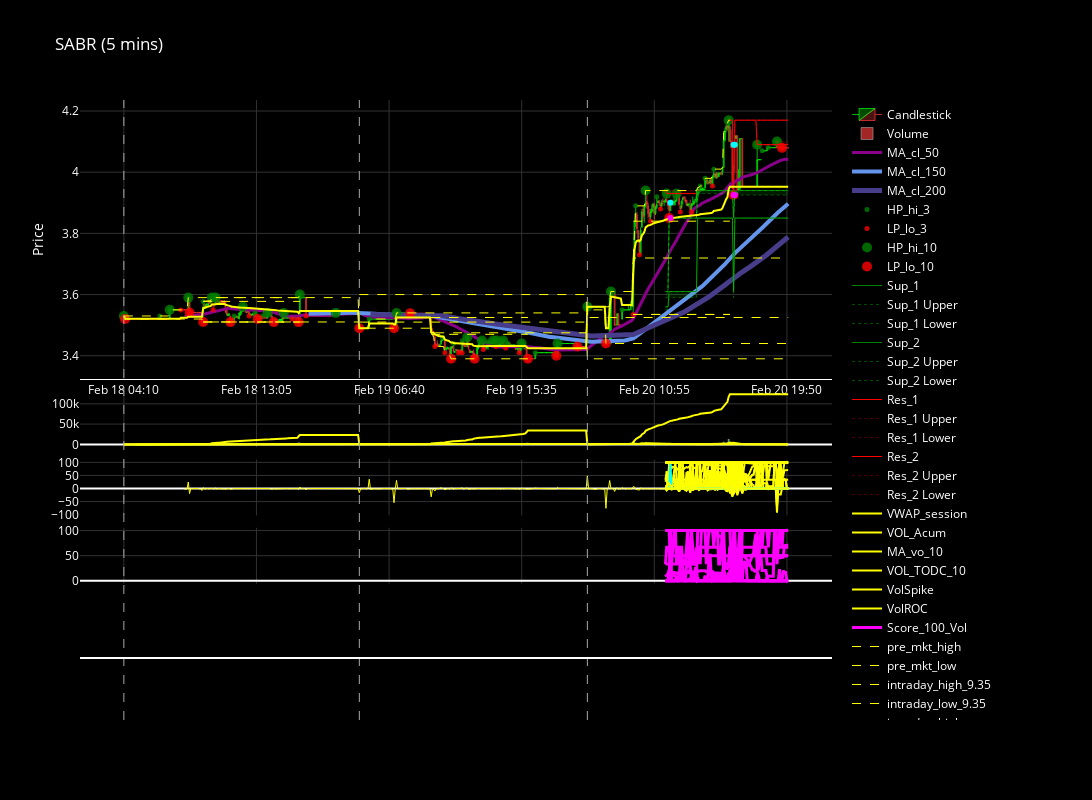

The code cell stored with this chart in its notebook:
### Markdown cell above
## 5. Intraday

### Code cell
sx.RUN_INTRADAY(updateEverySeconds=60, myTradingTimes=[('9:35', '15:00')], maxTrades=5, displayCharts=True, logTrades=True)

### Figure 1 — Plotly figure (JSON) as saved in the notebook; plotly's stock layout.template omitted (floating-point values rounded to 4 significant figures; data arrays with more than 128 entries replaced by an {"elided": "..."} marker saying what was removed)
{"data": [{"close": {"elided": "537 float values"}, "decreasing": {"fillcolor": "rgba(255, 59, 59, 0.3)", "line": {"color": "rgba(255, 59, 59, 0.7)", "width": 1}}, "high": {"elided": "537 float values"}, "increasing": {"fillcolor": "rgba(0, 255, 0, 0.3)", "line": {"color": "rgba(0, 255, 0, 0.7)", "width": 1}}, "low": {"elided": "537 float values"}, "name": "Candlestick", "open": {"elided": "537 float values"}, "type": "candlestick", "x": {"elided": "537 str values"}, "xaxis": "x", "yaxis": "y"}, {"marker": {"color": {"elided": "537 str values"}}, "name": "Volume", "opacity": 0.8, "type": "bar", "x": {"elided": "537 str values"}, "xaxis": "x2", "y": {"elided": "537 int values"}, "yaxis": "y2"}, {"line": {"color": "darkmagenta", "dash": "solid", "width": 3}, "name": "MA_cl_50", "type": "scatter", "x": {"elided": "537 str values"}, "xaxis": "x", "y": {"elided": "537 float values"}, "yaxis": "y"}, {"line": {"color": "cornflowerblue", "dash": "solid", "width": 4}, "name": "MA_cl_150", "type": "scatter", "x": {"elided": "537 str values"}, "xaxis": "x", "y": {"elided": "537 float values"}, "yaxis": "y"}, {"line": {"color": "darkslateblue", "dash": "solid", "width": 5}, "name": "MA_cl_200", "type": "scatter", "x": {"elided": "537 str values"}, "xaxis": "x", "y": {"elided": "537 float values"}, "yaxis": "y"}, {"marker": {"color": "green", "opacity": 0.8, "size": 5}, "mode": "markers", "name": "HP_hi_3", "text": "", "type": "scatter", "x": {"elided": "537 str values"}, "xaxis": "x", "y": {"elided": "537 float values"}, "yaxis": "y"}, {"marker": {"color": "red", "opacity": 0.8, "size": 5}, "mode": "markers", "name": "LP_lo_3", "text": "", "type": "scatter", "x": {"elided": "537 str values"}, "xaxis": "x", "y": {"elided": "537 float values"}, "yaxis": "y"}, {"marker": {"color": "green", "opacity": 0.8, "size": 10}, "mode": "markers", "name": "HP_hi_10", "text": "", "type": "scatter", "x": {"elided": "537 str values"}, "xaxis": "x", "y": {"elided": "537 float values"}, "yaxis": "y"}, {"marker": {"color": "red", "opacity": 0.8, "size": 10}, "mode": "markers", "name": "LP_lo_10", "text": "", "type": "scatter", "x": {"elided": "537 str values"}, "xaxis": "x", "y": {"elided": "537 float values"}, "yaxis": "y"}, {"fill": "toself", "fillcolor": "rgba(0, 255, 0, 0.1)", "hoverinfo": "skip", "line": {"color": "rgba(0, 0, 0, 0)"}, "name": "Sup_1 Zone Segment", "showlegend": false, "type": "scatter", "x": {"elided": "200 str values"}, "xaxis": "x", "y": {"elided": "200 float values"}, "yaxis": "y"}, {"line": {"color": "green", "dash": "solid", "width": 1}, "name": "Sup_1", "type": "scatter", "x": {"elided": "537 str values"}, "xaxis": "x", "y": {"elided": "537 float values"}, "yaxis": "y"}, {"line": {"color": "rgba(0, 255, 0, 0.3)", "dash": "dot", "width": 1}, "name": "Sup_1 Upper", "type": "scatter", "x": {"elided": "537 str values"}, "xaxis": "x", "y": {"elided": "537 float values"}, "yaxis": "y"}, {"line": {"color": "rgba(0, 255, 0, 0.3)", "dash": "dot", "width": 1}, "name": "Sup_1 Lower", "type": "scatter", "x": {"elided": "537 str values"}, "xaxis": "x", "y": {"elided": "537 float values"}, "yaxis": "y"}, {"fill": "toself", "fillcolor": "rgba(0, 255, 0, 0.1)", "hoverinfo": "skip", "line": {"color": "rgba(0, 0, 0, 0)"}, "name": "Sup_2 Zone Segment", "showlegend": false, "type": "scatter", "x": {"elided": "200 str values"}, "xaxis": "x", "y": {"elided": "200 float values"}, "yaxis": "y"}, {"line": {"color": "green", "dash": "solid", "width": 1}, "name": "Sup_2", "type": "scatter", "x": {"elided": "537 str values"}, "xaxis": "x", "y": {"elided": "537 float values"}, "yaxis": "y"}, {"line": {"color": "rgba(0, 255, 0, 0.3)", "dash": "dot", "width": 1}, "name": "Sup_2 Upper", "type": "scatter", "x": {"elided": "537 str values"}, "xaxis": "x", "y": {"elided": "537 float values"}, "yaxis": "y"}, {"line": {"color": "rgba(0, 255, 0, 0.3)", "dash": "dot", "width": 1}, "name": "Sup_2 Lower", "type": "scatter", "x": {"elided": "537 str values"}, "xaxis": "x", "y": {"elided": "537 float values"}, "yaxis": "y"}, {"fill": "toself", "fillcolor": "rgba(255, 0, 0, 0.1)", "hoverinfo": "skip", "line": {"color": "rgba(0, 0, 0, 0)"}, "name": "Res_1 Zone Segment", "showlegend": false, "type": "scatter", "x": ["2025-02-20T11:40:00", "2025-02-20T11:45:00", "2025-02-20T11:50:00", "2025-02-20T11:55:00", "2025-02-20T12:00:00", "2025-02-20T12:05:00", "2025-02-20T12:10:00", "2025-02-20T12:15:00", "2025-02-20T12:20:00", "2025-02-20T12:25:00", "2025-02-20T12:30:00", "2025-02-20T12:35:00", "2025-02-20T12:40:00", "2025-02-20T12:45:00", "2025-02-20T12:50:00", "2025-02-20T12:55:00", "2025-02-20T13:00:00", "2025-02-20T13:05:00", "2025-02-20T13:10:00", "2025-02-20T13:15:00", "2025-02-20T13:20:00", "2025-02-20T13:25:00", "2025-02-20T13:30:00", "2025-02-20T13:35:00", "2025-02-20T13:40:00", "2025-02-20T13:45:00", "2025-02-20T13:45:00", "2025-02-20T13:40:00", "2025-02-20T13:35:00", "2025-02-20T13:30:00", "2025-02-20T13:25:00", "2025-02-20T13:20:00", "2025-02-20T13:15:00", "2025-02-20T13:10:00", "2025-02-20T13:05:00", "2025-02-20T13:00:00", "2025-02-20T12:55:00", "2025-02-20T12:50:00", "2025-02-20T12:45:00", "2025-02-20T12:40:00", "2025-02-20T12:35:00", "2025-02-20T12:30:00", "2025-02-20T12:25:00", "2025-02-20T12:20:00", "2025-02-20T12:15:00", "2025-02-20T12:10:00", "2025-02-20T12:05:00", "2025-02-20T12:00:00", "2025-02-20T11:55:00", "2025-02-20T11:50:00", "2025-02-20T11:45:00", "2025-02-20T11:40:00"], "xaxis": "x", "y": [3.94, 3.94, 3.94, 3.94, 3.94, 3.94, 3.94, 3.94, 3.94, 3.94, 3.94, 3.94, 3.94, 3.94, 3.94, 3.94, 3.94, 3.94, 3.94, 3.94, 3.94, 3.94, 3.94, 3.94, 3.94, 3.94, 3.93, 3.93, 3.93, 3.93, 3.93, 3.93, 3.93, 3.93, 3.93, 3.93, 3.93, 3.93, 3.93, 3.93, 3.93, 3.93, 3.93, 3.93, 3.93, 3.93, 3.93, 3.93, 3.93, 3.93, 3.93, 3.94], "yaxis": "y"}, {"fill": "toself", "fillcolor": "rgba(255, 0, 0, 0.1)", "hoverinfo": "skip", "line": {"color": "rgba(0, 0, 0, 0)"}, "name": "Res_1 Zone Segment", "showlegend": false, "type": "scatter", "x": ["2025-02-20T15:55:00", "2025-02-20T16:00:00", "2025-02-20T16:05:00", "2025-02-20T16:10:00", "2025-02-20T16:15:00", "2025-02-20T16:20:00", "2025-02-20T16:25:00", "2025-02-20T16:30:00", "2025-02-20T16:35:00", "2025-02-20T16:40:00", "2025-02-20T16:45:00", "2025-02-20T16:50:00", "2025-02-20T16:55:00", "2025-02-20T17:00:00", "2025-02-20T17:05:00", "2025-02-20T17:10:00", "2025-02-20T17:15:00", "2025-02-20T17:20:00", "2025-02-20T17:25:00", "2025-02-20T17:30:00", "2025-02-20T17:35:00", "2025-02-20T17:40:00", "2025-02-20T17:45:00", "2025-02-20T17:50:00", "2025-02-20T17:55:00", "2025-02-20T18:00:00", "2025-02-20T18:05:00", "2025-02-20T18:10:00", "2025-02-20T18:15:00", "2025-02-20T18:20:00", "2025-02-20T18:25:00", "2025-02-20T18:30:00", "2025-02-20T18:35:00", "2025-02-20T18:40:00", "2025-02-20T18:45:00", "2025-02-20T18:50:00", "2025-02-20T18:55:00", "2025-02-20T19:00:00", "2025-02-20T19:05:00", "2025-02-20T19:10:00", "2025-02-20T19:15:00", "2025-02-20T19:20:00", "2025-02-20T19:25:00", "2025-02-20T19:30:00", "2025-02-20T19:35:00", "2025-02-20T19:40:00", "2025-02-20T19:45:00", "2025-02-20T19:50:00", "2025-02-20T19:55:00", "2025-02-20T19:55:00", "2025-02-20T19:50:00", "2025-02-20T19:45:00", "2025-02-20T19:40:00", "2025-02-20T19:35:00", "2025-02-20T19:30:00", "2025-02-20T19:25:00", "2025-02-20T19:20:00", "2025-02-20T19:15:00", "2025-02-20T19:10:00", "2025-02-20T19:05:00", "2025-02-20T19:00:00", "2025-02-20T18:55:00", "2025-02-20T18:50:00", "2025-02-20T18:45:00", "2025-02-20T18:40:00", "2025-02-20T18:35:00", "2025-02-20T18:30:00", "2025-02-20T18:25:00", "2025-02-20T18:20:00", "2025-02-20T18:15:00", "2025-02-20T18:10:00", "2025-02-20T18:05:00", "2025-02-20T18:00:00", "2025-02-20T17:55:00", "2025-02-20T17:50:00", "2025-02-20T17:45:00", "2025-02-20T17:40:00", "2025-02-20T17:35:00", "2025-02-20T17:30:00", "2025-02-20T17:25:00", "2025-02-20T17:20:00", "2025-02-20T17:15:00", "2025-02-20T17:10:00", "2025-02-20T17:05:00", "2025-02-20T17:00:00", "2025-02-20T16:55:00", "2025-02-20T16:50:00", "2025-02-20T16:45:00", "2025-02-20T16:40:00", "2025-02-20T16:35:00", "2025-02-20T16:30:00", "2025-02-20T16:25:00", "2025-02-20T16:20:00", "2025-02-20T16:15:00", "2025-02-20T16:10:00", "2025-02-20T16:05:00", "2025-02-20T16:00:00", "2025-02-20T15:55:00"], "xaxis": "x", "y": [4.17, 4.17, 4.17, 4.17, 3.94, 4.17, 4.17, 4.17, 4.17, 4.17, 4.17, 4.17, 4.17, 4.17, 4.17, 4.17, 4.17, 4.17, 4.17, 4.17, 4.17, 4.17, 4.17, 4.09, 4.09, 4.09, 4.09, 4.09, 4.09, 4.09, 4.09, 4.09, 4.09, 4.09, 4.09, 4.09, 4.09, 4.09, 4.09, 4.1, 4.1, 4.1, 4.1, 4.1, 4.1, 4.1, 4.1, 4.1, 4.1, 4.09, 4.09, 4.09, 4.09, 4.09, 4.09, 4.09, 4.09, 4.09, 4.09, 4.09, 4.09, 4.09, 4.09, 4.09, 4.09, 4.09, 4.09, 4.09, 4.09, 4.09, 4.09, 4.09, 4.09, 4.09, 4.09, 4.17, 4.17, 4.17, 4.17, 4.17, 4.17, 4.17, 4.17, 4.17, 4.17, 4.17, 4.17, 4.17, 4.17, 4.17, 4.17, 4.17, 4.17, 3.93, 4.17, 4.17, 4.17, 4.17], "yaxis": "y"}, {"line": {"color": "red", "dash": "solid", "width": 1}, "name": "Res_1", "type": "scatter", "x": {"elided": "537 str values"}, "xaxis": "x", "y": {"elided": "537 float values"}, "yaxis": "y"}, {"line": {"color": "rgba(255, 0, 0, 0.3)", "dash": "dot", "width": 1}, "name": "Res_1 Upper", "type": "scatter", "x": {"elided": "537 str values"}, "xaxis": "x", "y": {"elided": "537 float values"}, "yaxis": "y"}, {"line": {"color": "rgba(255, 0, 0, 0.3)", "dash": "dot", "width": 1}, "name": "Res_1 Lower", "type": "scatter", "x": {"elided": "537 str values"}, "xaxis": "x", "y": {"elided": "537 float values"}, "yaxis": "y"}, {"fill": "toself", "fillcolor": "rgba(255, 0, 0, 0.1)", "hoverinfo": "skip", "line": {"color": "rgba(0, 0, 0, 0)"}, "name": "Res_2 Zone Segment", "showlegend": false, "type": "scatter", "x": ["2025-02-20T16:15:00", "2025-02-20T16:15:00"], "xaxis": "x", "y": [4.17, 4.17], "yaxis": "y"}, {"fill": "toself", "fillcolor": "rgba(255, 0, 0, 0.1)", "hoverinfo": "skip", "line": {"color": "rgba(0, 0, 0, 0)"}, "name": "Res_2 Zone Segment", "showlegend": false, "type": "scatter", "x": ["2025-02-20T17:50:00", "2025-02-20T17:55:00", "2025-02-20T18:00:00", "2025-02-20T18:05:00", "2025-02-20T18:10:00", "2025-02-20T18:15:00", "2025-02-20T18:20:00", "2025-02-20T18:25:00", "2025-02-20T18:30:00", "2025-02-20T18:35:00", "2025-02-20T18:40:00", "2025-02-20T18:45:00", "2025-02-20T18:50:00", "2025-02-20T18:55:00", "2025-02-20T19:00:00", "2025-02-20T19:05:00", "2025-02-20T19:10:00", "2025-02-20T19:15:00", "2025-02-20T19:20:00", "2025-02-20T19:25:00", "2025-02-20T19:30:00", "2025-02-20T19:35:00", "2025-02-20T19:40:00", "2025-02-20T19:45:00", "2025-02-20T19:50:00", "2025-02-20T19:55:00", "2025-02-20T19:55:00", "2025-02-20T19:50:00", "2025-02-20T19:45:00", "2025-02-20T19:40:00", "2025-02-20T19:35:00", "2025-02-20T19:30:00", "2025-02-20T19:25:00", "2025-02-20T19:20:00", "2025-02-20T19:15:00", "2025-02-20T19:10:00", "2025-02-20T19:05:00", "2025-02-20T19:00:00", "2025-02-20T18:55:00", "2025-02-20T18:50:00", "2025-02-20T18:45:00", "2025-02-20T18:40:00", "2025-02-20T18:35:00", "2025-02-20T18:30:00", "2025-02-20T18:25:00", "2025-02-20T18:20:00", "2025-02-20T18:15:00", "2025-02-20T18:10:00", "2025-02-20T18:05:00", "2025-02-20T18:00:00", "2025-02-20T17:55:00", "2025-02-20T17:50:00"], "xaxis": "x", "y": [4.17, 4.17, 4.17, 4.17, 4.17, 4.17, 4.17, 4.17, 4.17, 4.17, 4.17, 4.17, 4.17, 4.17, 4.17, 4.17, 4.17, 4.17, 4.17, 4.17, 4.17, 4.17, 4.17, 4.17, 4.17, 4.17, 4.17, 4.17, 4.17, 4.17, 4.17, 4.17, 4.17, 4.17, 4.17, 4.17, 4.17, 4.17, 4.17, 4.17, 4.17, 4.17, 4.17, 4.17, 4.17, 4.17, 4.17, 4.17, 4.17, 4.17, 4.17, 4.17], "yaxis": "y"}, {"line": {"color": "red", "dash": "solid", "width": 1}, "name": "Res_2", "type": "scatter", "x": {"elided": "537 str values"}, "xaxis": "x", "y": {"elided": "537 float values"}, "yaxis": "y"}, {"line": {"color": "rgba(255, 0, 0, 0.3)", "dash": "dot", "width": 1}, "name": "Res_2 Upper", "type": "scatter", "x": {"elided": "537 str values"}, "xaxis": "x", "y": {"elided": "537 float values"}, "yaxis": "y"}, {"line": {"color": "rgba(255, 0, 0, 0.3)", "dash": "dot", "width": 1}, "name": "Res_2 Lower", "type": "scatter", "x": {"elided": "537 str values"}, "xaxis": "x", "y": {"elided": "537 float values"}, "yaxis": "y"}, {"line": {"color": "yellow", "dash": "solid", "width": 2}, "name": "VWAP_session", "type": "scatter", "x": {"elided": "537 str values"}, "xaxis": "x", "y": {"elided": "537 float values"}, "yaxis": "y"}, {"line": {"color": "yellow", "dash": "solid", "width": 2}, "name": "VOL_Acum", "type": "scatter", "x": {"elided": "537 str values"}, "xaxis": "x2", "y": {"elided": "537 int values"}, "yaxis": "y2"}, {"line": {"color": "yellow", "dash": "solid", "width": 2}, "name": "MA_vo_10", "type": "scatter", "x": {"elided": "537 str values"}, "xaxis": "x2", "y": {"elided": "537 float values"}, "yaxis": "y2"}, {"line": {"color": "yellow", "dash": "solid", "width": 2}, "name": "VOL_TODC_10", "type": "scatter", "x": {"elided": "537 str values"}, "xaxis": "x2", "y": {"elided": "537 float values"}, "yaxis": "y2"}, {"line": {"color": "yellow", "dash": "solid", "width": 2}, "name": "VolSpike", "type": "scatter", "x": {"elided": "537 str values"}, "xaxis": "x3", "y": {"elided": "537 float values"}, "yaxis": "y3"}, {"line": {"color": "yellow", "dash": "solid", "width": 2}, "name": "VolROC", "type": "scatter", "x": {"elided": "537 str values"}, "xaxis": "x3", "y": {"elided": "537 float values"}, "yaxis": "y3"}, {"line": {"color": "magenta", "dash": "solid", "width": 3}, "name": "Score_100_Vol", "type": "scatter", "x": {"elided": "537 str values"}, "xaxis": "x4", "y": {"elided": "537 int values"}, "yaxis": "y4"}, {"line": {"color": "yellow", "dash": "dash", "width": 1}, "name": "pre_mkt_high", "type": "scatter", "x": {"elided": "537 str values"}, "xaxis": "x", "y": {"elided": "537 float values"}, "yaxis": "y"}, {"line": {"color": "yellow", "dash": "dash", "width": 1}, "name": "pre_mkt_low", "type": "scatter", "x": {"elided": "537 str values"}, "xaxis": "x", "y": {"elided": "537 float values"}, "yaxis": "y"}, {"line": {"color": "yellow", "dash": "dash", "width": 1}, "name": "intraday_high_9.35", "type": "scatter", "x": {"elided": "537 str values"}, "xaxis": "x", "y": {"elided": "537 float values"}, "yaxis": "y"}, {"line": {"color": "yellow", "dash": "dash", "width": 1}, "name": "intraday_low_9.35", "type": "scatter", "x": {"elided": "537 str values"}, "xaxis": "x", "y": {"elided": "537 float values"}, "yaxis": "y"}, {"line": {"color": "yellow", "dash": "dash", "width": 1}, "name": "intraday_high", "type": "scatter", "x": {"elided": "537 str values"}, "xaxis": "x", "y": {"elided": "537 float values"}, "yaxis": "y"}, {"line": {"color": "yellow", "dash": "dash", "width": 1}, "name": "intraday_low", "type": "scatter", "x": {"elided": "537 str values"}, "xaxis": "x", "y": {"elided": "537 float values"}, "yaxis": "y"}, {"line": {"color": "yellow", "dash": "dash", "width": 1}, "name": "prev_day_high", "type": "scatter", "x": {"elided": "537 str values"}, "xaxis": "x", "y": {"elided": "537 float values"}, "yaxis": "y"}, {"line": {"color": "yellow", "dash": "dash", "width": 1}, "name": "prev_day_low", "type": "scatter", "x": {"elided": "537 str values"}, "xaxis": "x", "y": {"elided": "537 float values"}, "yaxis": "y"}, {"line": {"color": "yellow", "dash": "solid", "width": 2}, "name": "VAL_L_idx_t>t_09:34", "type": "scatter", "x": {"elided": "537 str values"}, "xaxis": "x3", "y": {"elided": "537 int values"}, "yaxis": "y3"}, {"line": {"color": "yellow", "dash": "solid", "width": 2}, "name": "VAL_L_idx_t<t_12:00", "type": "scatter", "x": {"elided": "537 str values"}, "xaxis": "x3", "y": {"elided": "537 int values"}, "yaxis": "y3"}, {"line": {"color": "magenta", "dash": "solid", "width": 3}, "name": "Score_LONG_Time", "type": "scatter", "x": {"elided": "537 str values"}, "xaxis": "x4", "y": {"elided": "537 int values"}, "yaxis": "y4"}, {"line": {"color": "yellow", "dash": "solid", "width": 2}, "name": "VAL_L_close_>_pre_mkt_high", "type": "scatter", "x": {"elided": "537 str values"}, "xaxis": "x3", "y": {"elided": "537 int values"}, "yaxis": "y3"}, {"line": {"color": "yellow", "dash": "solid", "width": 2}, "name": "VAL_L_close_>_intraday_high_9.35", "type": "scatter", "x": {"elided": "537 str values"}, "xaxis": "x3", "y": {"elided": "537 int values"}, "yaxis": "y3"}, {"line": {"color": "magenta", "dash": "solid", "width": 3}, "name": "Score_LONG_ValBreaks", "type": "scatter", "x": {"elided": "537 str values"}, "xaxis": "x4", "y": {"elided": "537 int values"}, "yaxis": "y4"}, {"line": {"color": "yellow", "dash": "solid", "width": 2}, "name": "Touch_down_Sup_1_Upper", "type": "scatter", "x": {"elided": "537 str values"}, "xaxis": "x3", "y": {"elided": "537 float values"}, "yaxis": "y3"}, {"line": {"color": "yellow", "dash": "solid", "width": 2}, "name": "Touch_down_1 hour_Sup_1_Upper", "type": "scatter", "x": {"elided": "537 str values"}, "xaxis": "x3", "y": {"elided": "537 float values"}, "yaxis": "y3"}, {"line": {"color": "yellow", "dash": "solid", "width": 2}, "name": "Touch_down_1 day_Sup_1_Upper", "type": "scatter", "x": {"elided": "537 str values"}, "xaxis": "x3", "y": {"elided": "537 float values"}, "yaxis": "y3"}, {"line": {"color": "yellow", "dash": "solid", "width": 2}, "name": "Touch_down_prev_day_low", "type": "scatter", "x": {"elided": "537 str values"}, "xaxis": "x3", "y": {"elided": "537 float values"}, "yaxis": "y3"}, {"line": {"color": "yellow", "dash": "solid", "width": 2}, "name": "Touch_down_prev_day_high", "type": "scatter", "x": {"elided": "537 str values"}, "xaxis": "x3", "y": {"elided": "537 float values"}, "yaxis": "y3"}, {"line": {"color": "magenta", "dash": "solid", "width": 3}, "name": "Score_LONG_Touch", "type": "scatter", "x": {"elided": "537 str values"}, "xaxis": "x4", "y": {"elided": "537 float values"}, "yaxis": "y4"}, {"line": {"color": "yellow", "dash": "solid", "width": 2}, "name": "VAL_L_close_v_intraday_low", "type": "scatter", "x": {"elided": "537 str values"}, "xaxis": "x3", "y": {"elided": "537 int values"}, "yaxis": "y3"}, {"line": {"color": "yellow", "dash": "solid", "width": 2}, "name": "VAL_L_close_v_pre_mkt_low", "type": "scatter", "x": {"elided": "537 str values"}, "xaxis": "x3", "y": {"elided": "537 int values"}, "yaxis": "y3"}, {"line": {"color": "yellow", "dash": "solid", "width": 2}, "name": "VAL_L_close_v_prev_day_low", "type": "scatter", "x": {"elided": "537 str values"}, "xaxis": "x3", "y": {"elided": "537 int values"}, "yaxis": "y3"}, {"line": {"color": "yellow", "dash": "solid", "width": 2}, "name": "VAL_L_close_v_intraday_low_9.35", "type": "scatter", "x": {"elided": "537 str values"}, "xaxis": "x3", "y": {"elided": "537 int values"}, "yaxis": "y3"}, {"line": {"color": "magenta", "dash": "solid", "width": 3}, "name": "Score_LONG_ResetIfBreaks", "type": "scatter", "x": {"elided": "537 str values"}, "xaxis": "x4", "y": {"elided": "537 int values"}, "yaxis": "y4"}, {"line": {"color": "yellow", "dash": "solid", "width": 2}, "name": "L_PB_PctHLLH", "type": "scatter", "x": {"elided": "537 str values"}, "xaxis": "x3", "y": {"elided": "537 float values"}, "yaxis": "y3"}, {"line": {"color": "yellow", "dash": "solid", "width": 2}, "name": "L_PB_ASC", "type": "scatter", "x": {"elided": "537 str values"}, "xaxis": "x3", "y": {"elided": "537 float values"}, "yaxis": "y3"}, {"line": {"color": "yellow", "dash": "solid", "width": 2}, "name": "L_PB_CoC_OpBars", "type": "scatter", "x": {"elided": "537 str values"}, "xaxis": "x3", "y": {"elided": "537 float values"}, "yaxis": "y3"}, {"line": {"color": "yellow", "dash": "solid", "width": 2}, "name": "L_PB_Olap", "type": "scatter", "x": {"elided": "537 str values"}, "xaxis": "x3", "y": {"elided": "537 float values"}, "yaxis": "y3"}, {"line": {"color": "magenta", "dash": "solid", "width": 3}, "name": "Score_LONG_PB", "type": "scatter", "x": {"elided": "537 str values"}, "xaxis": "x4", "y": {"elided": "537 float values"}, "yaxis": "y4"}, {"line": {"color": "yellow", "dash": "solid", "width": 2}, "name": "Retest_down_HP_hi_3", "type": "scatter", "x": {"elided": "537 str values"}, "xaxis": "x3", "y": {"elided": "537 float values"}, "yaxis": "y3"}, {"line": {"color": "yellow", "dash": "solid", "width": 2}, "name": "Retest_down_LP_lo_3", "type": "scatter", "x": {"elided": "537 str values"}, "xaxis": "x3", "y": {"elided": "537 float values"}, "yaxis": "y3"}, {"line": {"color": "yellow", "dash": "solid", "width": 2}, "name": "Retest_down_low", "type": "scatter", "x": {"elided": "537 str values"}, "xaxis": "x3", "y": {"elided": "537 float values"}, "yaxis": "y3"}, {"line": {"color": "magenta", "dash": "solid", "width": 3}, "name": "Score_LONG_Retest", "type": "scatter", "x": {"elided": "537 str values"}, "xaxis": "x4", "y": {"elided": "537 float values"}, "yaxis": "y4"}, {"line": {"color": "yellow", "dash": "solid", "width": 2}, "name": "BarSW", "type": "scatter", "x": {"elided": "537 str values"}, "xaxis": "x3", "y": {"elided": "537 float values"}, "yaxis": "y3"}, {"line": {"color": "yellow", "dash": "solid", "width": 2}, "name": "MA_Ba_4", "type": "scatter", "x": {"elided": "537 str values"}, "xaxis": "x3", "y": {"elided": "537 float values"}, "yaxis": "y3"}, {"line": {"color": "yellow", "dash": "solid", "width": 2}, "name": "PctDiff_BarSW", "type": "scatter", "x": {"elided": "537 str values"}, "xaxis": "x3", "y": {"elided": "537 float values"}, "yaxis": "y3"}, {"line": {"color": "magenta", "dash": "solid", "width": 3}, "name": "Score_LONG_BSW", "type": "scatter", "x": {"elided": "537 str values"}, "xaxis": "x4", "y": {"elided": "537 float values"}, "yaxis": "y4"}, {"line": {"color": "cyan", "dash": "solid", "width": 5}, "mode": "lines+markers", "name": "L_BuySetup_Entry", "type": "scatter", "x": {"elided": "537 str values"}, "xaxis": "x", "y": {"elided": "537 float values"}, "yaxis": "y"}, {"line": {"color": "magenta", "dash": "solid", "width": 5}, "mode": "lines+markers", "name": "L_BuySetup_Stop", "type": "scatter", "x": {"elided": "537 str values"}, "xaxis": "x", "y": {"elided": "537 float values"}, "yaxis": "y"}, {"line": {"color": "cyan", "dash": "solid", "width": 2}, "name": "L_BuySetup_isBuy", "type": "scatter", "x": {"elided": "537 str values"}, "xaxis": "x3", "y": {"elided": "537 int values"}, "yaxis": "y3"}, {"line": {"color": "magenta", "dash": "solid", "width": 3}, "name": "Score_LONG_BuySetup", "type": "scatter", "x": {"elided": "537 str values"}, "xaxis": "x4", "y": {"elided": "537 int values"}, "yaxis": "y4"}, {"line": {"color": "yellow", "dash": "solid", "width": 2}, "name": "RTM_L_Res_1_Lower", "type": "scatter", "x": {"elided": "537 str values"}, "xaxis": "x3", "y": {"elided": "537 float values"}, "yaxis": "y3"}, {"line": {"color": "yellow", "dash": "solid", "width": 2}, "name": "RTM_L_1 day_Res_1_Lower", "type": "scatter", "x": {"elided": "537 str values"}, "xaxis": "x3", "y": {"elided": "537 float values"}, "yaxis": "y3"}, {"line": {"color": "yellow", "dash": "solid", "width": 2}, "name": "RTM_L_1 hour_Res_1_Lower", "type": "scatter", "x": {"elided": "537 str values"}, "xaxis": "x3", "y": {"elided": "537 float values"}, "yaxis": "y3"}, {"line": {"color": "yellow", "dash": "solid", "width": 2}, "name": "RTM_L_prev_day_high", "type": "scatter", "x": {"elided": "537 str values"}, "xaxis": "x3", "y": {"elided": "537 int values"}, "yaxis": "y3"}, {"line": {"color": "magenta", "dash": "solid", "width": 3}, "name": "Score_LONG_RTM", "type": "scatter", "x": {"elided": "537 str values"}, "xaxis": "x4", "y": {"elided": "537 float values"}, "yaxis": "y4"}, {"line": {"color": "yellow", "dash": "solid", "width": 1}, "name": "RS_SPY_50", "type": "scatter", "x": {"elided": "537 str values"}, "xaxis": "x3", "y": {"elided": "537 float values"}, "yaxis": "y3"}, {"line": {"color": "yellow", "dash": "solid", "width": 2}, "name": "VAL_L_close_>_VWAP_session", "type": "scatter", "x": {"elided": "537 str values"}, "xaxis": "x3", "y": {"elided": "537 int values"}, "yaxis": "y3"}, {"line": {"color": "yellow", "dash": "solid", "width": 2}, "name": "VAL_L_Score_LONG_RTM_>_20", "type": "scatter", "x": {"elided": "537 str values"}, "xaxis": "x3", "y": {"elided": "537 int values"}, "yaxis": "y3"}, {"line": {"color": "yellow", "dash": "solid", "width": 2}, "name": "VAL_L_RS_SPY_50_>_2", "type": "scatter", "x": {"elided": "537 str values"}, "xaxis": "x3", "y": {"elided": "537 int values"}, "yaxis": "y3"}, {"line": {"color": "magenta", "dash": "solid", "width": 3}, "name": "Score_LONG_ValBuy", "type": "scatter", "x": {"elided": "537 str values"}, "xaxis": "x4", "y": {"elided": "537 float values"}, "yaxis": "y4"}], "layout": {"bargap": 0.1, "boxgroupgap": 0, "font": {"color": "white"}, "height": 800, "paper_bgcolor": "rgb(0,0,0)", "plot_bgcolor": "rgb(0,0,0)", "shapes": [{"line": {"color": "white", "width": 2}, "type": "line", "x0": 0, "x1": 1, "xref": "paper", "y0": 0.1, "y1": 0.1, "yref": "paper"}, {"line": {"color": "DarkGrey", "dash": "dash", "width": 1}, "type": "line", "x0": "2025-02-18T04:10:00", "x1": "2025-02-18T04:10:00", "xref": "x", "y0": 0, "y1": 1, "yref": "paper"}, {"line": {"color": "DarkGrey", "dash": "dash", "width": 1}, "type": "line", "x0": "2025-02-19T04:40:00", "x1": "2025-02-19T04:40:00", "xref": "x", "y0": 0, "y1": 1, "yref": "paper"}, {"line": {"color": "DarkGrey", "dash": "dash", "width": 1}, "type": "line", "x0": "2025-02-20T06:25:00", "x1": "2025-02-20T06:25:00", "xref": "x", "y0": 0, "y1": 1, "yref": "paper"}, {"line": {"color": "white", "width": 2}, "type": "line", "x0": 0, "x1": 1, "xref": "paper", "y0": 0.1, "y1": 0.1, "yref": "paper"}], "title": {"text": "SABR (5 mins)"}, "width": 1400, "xaxis": {"anchor": "y", "domain": [0, 1], "gridcolor": "rgb(50, 50, 50)", "gridwidth": 1, "matches": "x6", "nticks": 10, "rangeselector": {"activecolor": "rgb(83, 100, 105)", "bgcolor": "rgb(60, 60, 60)", "buttons": [{"count": 1, "label": "1d", "step": "day", "stepmode": "backward"}, {"count": 7, "label": "1w", "step": "day", "stepmode": "backward"}, {"count": 1, "label": "1m", "step": "month", "stepmode": "backward"}, {"count": 3, "label": "3m", "step": "month", "stepmode": "backward"}, {"step": "all"}], "font": {"color": "rgb(179, 179, 179)"}}, "rangeslider": {"visible": false}, "showgrid": true, "showline": true, "showticklabels": true, "tickangle": 0, "tickmode": "array", "ticktext": ["Feb 18 04:10", "Feb 18 13:05", "Feb 19 06:40", "Feb 19 15:35", "Feb 20 10:55", "Feb 20 19:50"], "tickvals": [0, 107, 214, 321, 428, 535], "type": "category"}, "xaxis2": {"anchor": "y2", "domain": [0, 1], "gridcolor": "rgb(50, 50, 50)", "gridwidth": 1, "matches": "x6", "showgrid": true, "showticklabels": false, "tickangle": 0, "tickmode": "array", "ticktext": ["Feb 18 04:10", "Feb 18 13:05", "Feb 19 06:40", "Feb 19 15:35", "Feb 20 10:55", "Feb 20 19:50"], "tickvals": [0, 107, 214, 321, 428, 535], "type": "category"}, "xaxis3": {"anchor": "y3", "domain": [0, 1], "gridcolor": "rgb(50, 50, 50)", "gridwidth": 1, "matches": "x6", "showgrid": true, "showticklabels": false, "tickangle": 0, "tickmode": "array", "ticktext": ["Feb 18 04:10", "Feb 18 13:05", "Feb 19 06:40", "Feb 19 15:35", "Feb 20 10:55", "Feb 20 19:50"], "tickvals": [0, 107, 214, 321, 428, 535], "type": "category"}, "xaxis4": {"anchor": "y4", "domain": [0, 1], "gridcolor": "rgb(50, 50, 50)", "gridwidth": 1, "matches": "x6", "showgrid": true, "showticklabels": false, "tickangle": 0, "tickmode": "array", "ticktext": ["Feb 18 04:10", "Feb 18 13:05", "Feb 19 06:40", "Feb 19 15:35", "Feb 20 10:55", "Feb 20 19:50"], "tickvals": [0, 107, 214, 321, 428, 535], "type": "category"}, "xaxis5": {"anchor": "y5", "domain": [0, 1], "gridcolor": "rgb(50, 50, 50)", "gridwidth": 1, "matches": "x6", "showgrid": true, "showticklabels": false, "tickangle": 0, "tickmode": "array", "ticktext": ["Feb 18 04:10", "Feb 18 13:05", "Feb 19 06:40", "Feb 19 15:35", "Feb 20 10:55", "Feb 20 19:50"], "tickvals": [0, 107, 214, 321, 428, 535], "type": "category"}, "xaxis6": {"anchor": "y6", "domain": [0, 1], "gridcolor": "rgb(50, 50, 50)", "gridwidth": 1, "showgrid": true, "tickangle": 0, "tickmode": "array", "ticktext": ["Feb 18 04:10", "Feb 18 13:05", "Feb 19 06:40", "Feb 19 15:35", "Feb 20 10:55", "Feb 20 19:50"], "tickvals": [0, 107, 214, 321, 428, 535], "type": "category"}, "yaxis": {"anchor": "x", "domain": [0.55, 1], "gridcolor": "rgb(50, 50, 50)", "gridwidth": 1, "showgrid": true, "title": {"text": "Price"}}, "yaxis2": {"anchor": "x2", "domain": [0.44, 0.53], "gridcolor": "rgb(50, 50, 50)", "gridwidth": 1, "showgrid": true}, "yaxis3": {"anchor": "x3", "domain": [0.33, 0.42], "gridcolor": "rgb(50, 50, 50)", "gridwidth": 1, "showgrid": true}, "yaxis4": {"anchor": "x4", "domain": [0.22, 0.31], "gridcolor": "rgb(50, 50, 50)", "gridwidth": 1, "showgrid": true}, "yaxis5": {"anchor": "x5", "domain": [0.11, 0.2], "gridcolor": "rgb(50, 50, 50)", "gridwidth": 1, "showgrid": true}, "yaxis6": {"anchor": "x6", "domain": [0, 0.09], "gridcolor": "rgb(50, 50, 50)", "gridwidth": 1, "showgrid": true}}}
